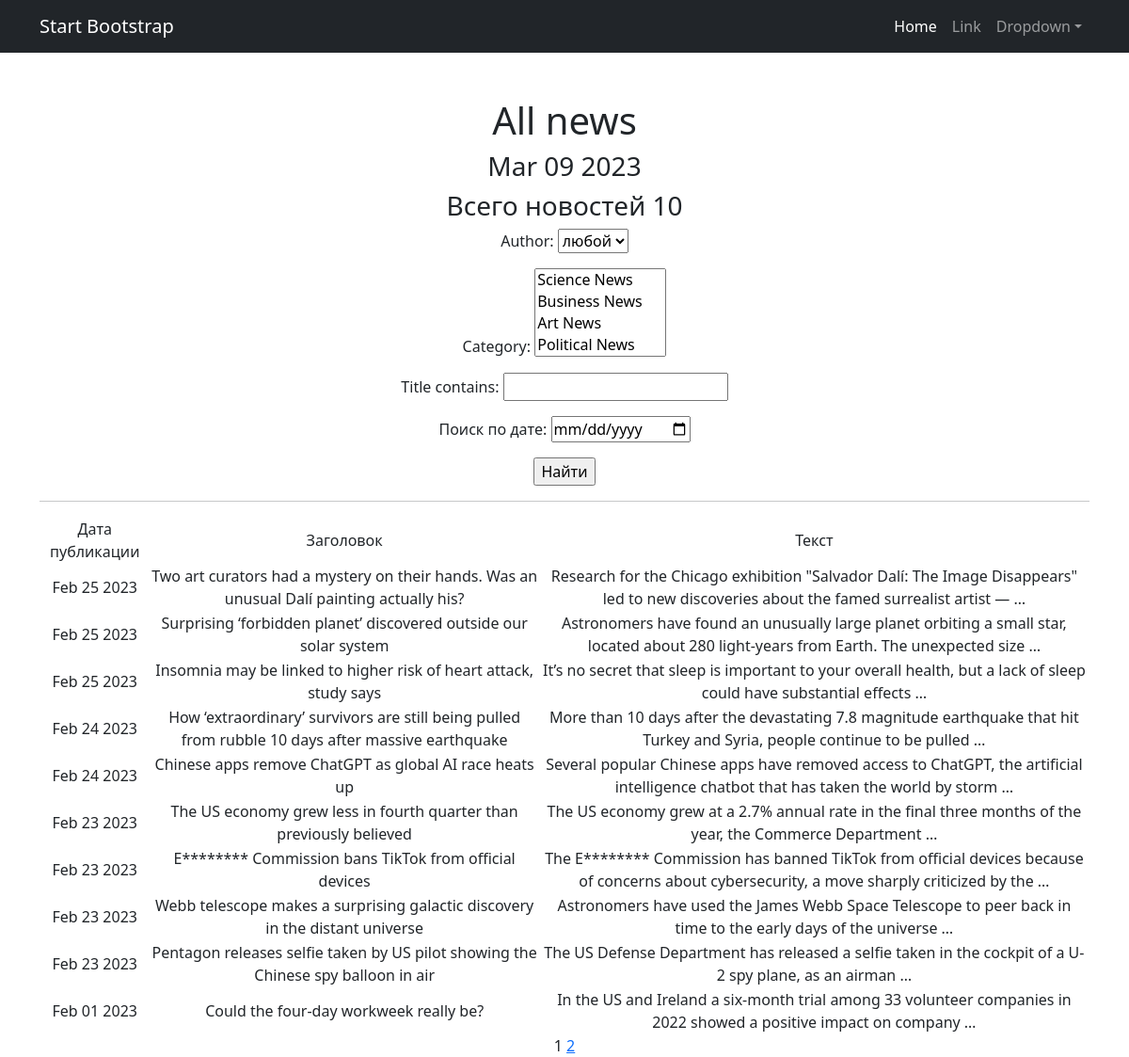
Page /news/ on the committed database.
### news_portal/models.py (models this page shows, shortened)
class Post(models.Model):
    news = "NS"
    article = "AC"
    TYPE = [
        (news, 'News'),
        (article, 'Article')
    ]
    author = models.ForeignKey("Author", on_delete=models.CASCADE)
    type = models.CharField(max_length=2, choices=TYPE, default=news)
    post_time_in = models.DateTimeField(auto_now_add=True)
    category = models.ManyToManyField("Category", through="PostCategory")
    title = models.CharField(max_length=255)
    post_text = models.TextField()
    post_rating = models.FloatField(default=0.0)

### news_portal/views.py (the view)
# urls.py: path('', NewsList.as_view(), name='news_list'),
class NewsList(ListView):
    model = Post
    ordering = '-post_time_in'
    template_name = 'news.html'
    context_object_name = 'news'
    paginate_by = 10
    def get_queryset(self):
        queryset = super().get_queryset()
        self.filterset = PostFilter(self.request.GET, queryset)
        return self.filterset.qs
    def get_context_data(self, **kwargs):
        context = super().get_context_data(**kwargs)
        context['filterset'] = self.filterset
        return context

### news_portal/models.py (called while the page is built)
    def __str__(self):
        return self.user.username

    def __str__(self):
        return self.name.title()

### news_portal/templatetags/news_filters.py (called while the page is built)
@register.filter()
def cenzor(value):
    mat = ['idiot', 'fizz', 'nasty', 'euro']
    word = ''
    text = value.split()
    for i in range(len(text)):
        for j in mat:
            if j in text[i].lower():
                for c in (text[i]):
                    word += '*' if c.isalpha() else c
                    text[i] = text[i][0] + word
    return ' '.join(text)

### news_portal/templatetags/news_tags.py (called while the page is built)
@register.simple_tag()
def current_time(format_string='%b %d %Y'):
   return datetime.utcnow().strftime(format_string)

@register.simple_tag(takes_context=True)
def url_replace(context, **kwargs):
   d = context['request'].GET.copy()
   for k, v in kwargs.items():
       d[k] = v
   return d.urlencode()

### templates/news.html (shortened to what this page needs)
{% extends 'flatpages/default.html' %}
{% load news_filters %}
{% load news_tags %}
{% block content %}
    <h1>All news</h1>
    <h3>{% current_time '%b %d %Y' %}</h3>
    <h3>Всего новостей {{ news | length }}</h3>
    <form action="" method="get">
        {{ filterset.form.as_p }}
        <input type="submit" value="Найти" />
    </form>
    <hr>
    {% if news %}
       <table>
           <tr>
               <td>Дата публикации</td>
               <td>Заголовок</td>
               <td>Текст</td>
           </tr>
           {% for post in news %}
           <tr>
               <td>{{ post.post_time_in | date:'M d Y' }}</td>
               <td>{{ post.title | cenzor }}</td>
               <td>{{ post.post_text | truncatewords:20 | cenzor }}</td>
           </tr>
           {% endfor %}
       </table>
   {% else %}
       <h2>Актульных новостей нет</h2>
   {% endif %}
   {{ page_obj.number }}
   {% if page_obj.has_next %}
       <a href="?{% url_replace page=page_obj.next_page_number %}">{{ page_obj.next_page_number }}</a>
   {% endif %}
{% endblock content %}

### rows in the picture
Post: post_time_in "Feb 25 2023", title|cenzor "Two art curators had a mystery on their hands. Was an unusual Dalí painting actually his?", post_text|cenzor "Research for the Chicago exhibition \"Salvador Dalí: The Image Disappears\" led to new discoveries about the famed surrealist artist — …"
Post: post_time_in "Feb 25 2023", title|cenzor "Surprising ‘forbidden planet’ discovered outside our solar system", post_text|cenzor "Astronomers have found an unusually large planet orbiting a small star, located about 280 light-years from Earth. The unexpected size …"
Post: post_time_in "Feb 25 2023", title|cenzor "Insomnia may be linked to higher risk of heart attack, study says", post_text|cenzor "It’s no secret that sleep is important to your overall health, but a lack of sleep could have substantial effects …"
Post: post_time_in "Feb 24 2023", title|cenzor "How ‘extraordinary’ survivors are still being pulled from rubble 10 days after massive earthquake", post_text|cenzor "More than 10 days after the devastating 7.8 magnitude earthquake that hit Turkey and Syria, people continue to be pulled …"
Post: post_time_in "Feb 24 2023", title|cenzor "Chinese apps remove ChatGPT as global AI race heats up", post_text|cenzor "Several popular Chinese apps have removed access to ChatGPT, the artificial intelligence chatbot that has taken the world by storm …"
Post: post_time_in "Feb 23 2023", title|cenzor "The US economy grew less in fourth quarter than previously believed", post_text|cenzor "The US economy grew at a 2.7% annual rate in the final three months of the year, the Commerce Department …"
Post: post_time_in "Feb 23 2023", title|cenzor "E******** Commission bans TikTok from official devices", post_text|cenzor "The E******** Commission has banned TikTok from official devices because of concerns about cybersecurity, a move sharply criticized by the …"
Post: post_time_in "Feb 23 2023", title|cenzor "Webb telescope makes a surprising galactic discovery in the distant universe", post_text|cenzor "Astronomers have used the James Webb Space Telescope to peer back in time to the early days of the universe …"
Post: post_time_in "Feb 23 2023", title|cenzor "Pentagon releases selfie taken by US pilot showing the Chinese spy balloon in air", post_text|cenzor "The US Defense Department has released a selfie taken in the cockpit of a U-2 spy plane, as an airman …"
Post: post_time_in "Feb 01 2023", title|cenzor "Could the four-day workweek really be?", post_text|cenzor "In the US and Ireland a six-month trial among 33 volunteer companies in 2022 showed a positive impact on company …"

### other values in the picture
{{ news | length }} "10"
{{ page_obj.number }} "1"
{{ page_obj.next_page_number }} "2"
